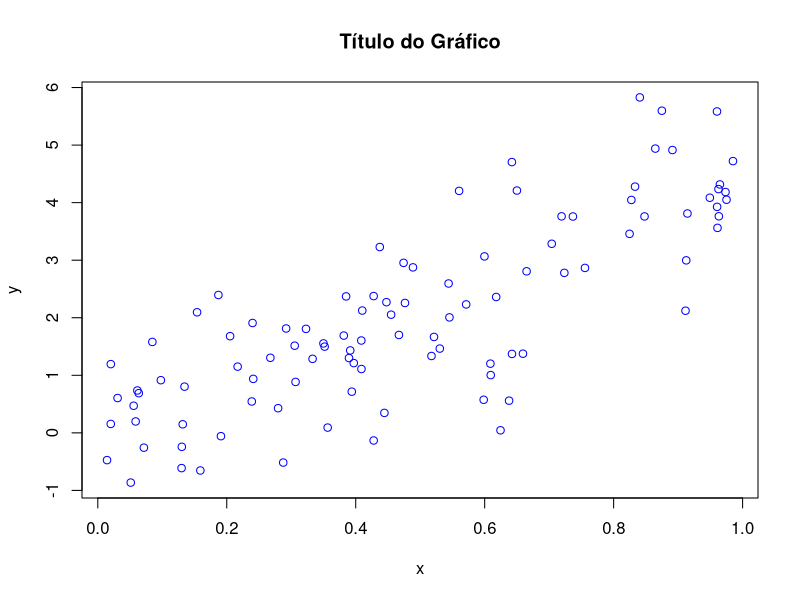
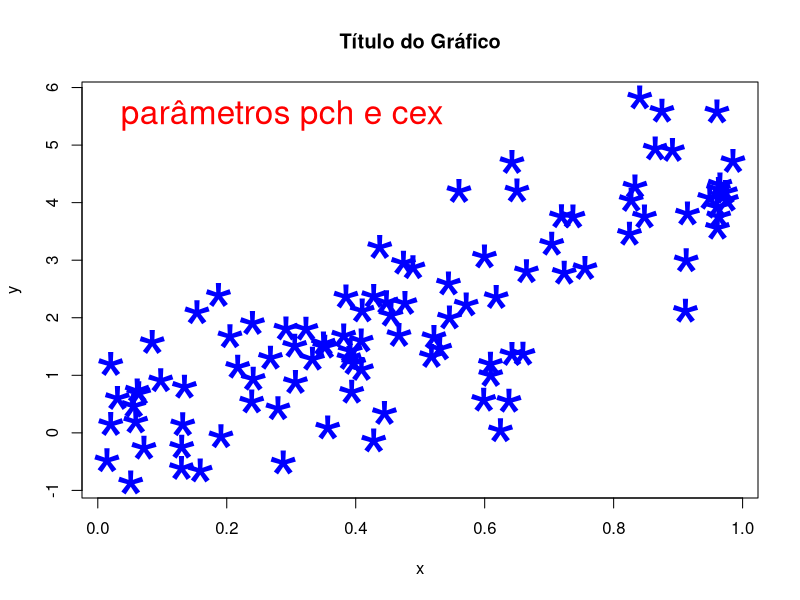
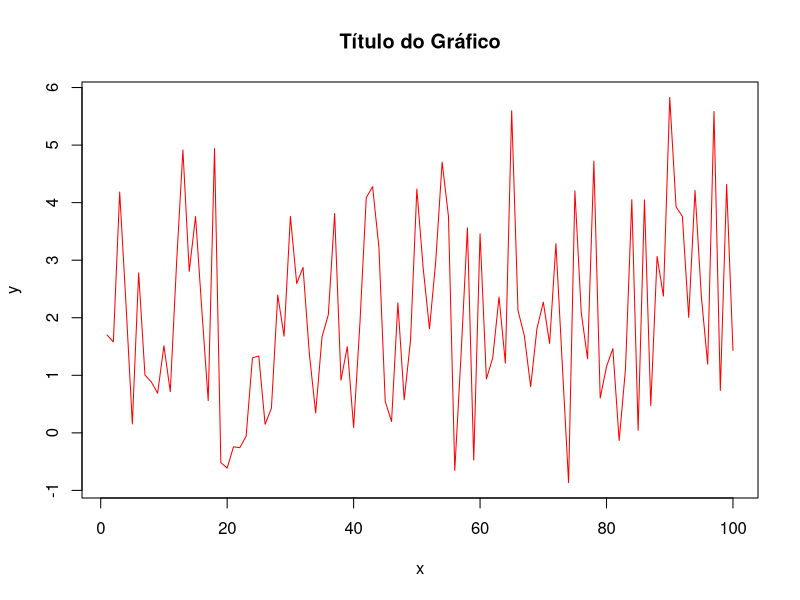
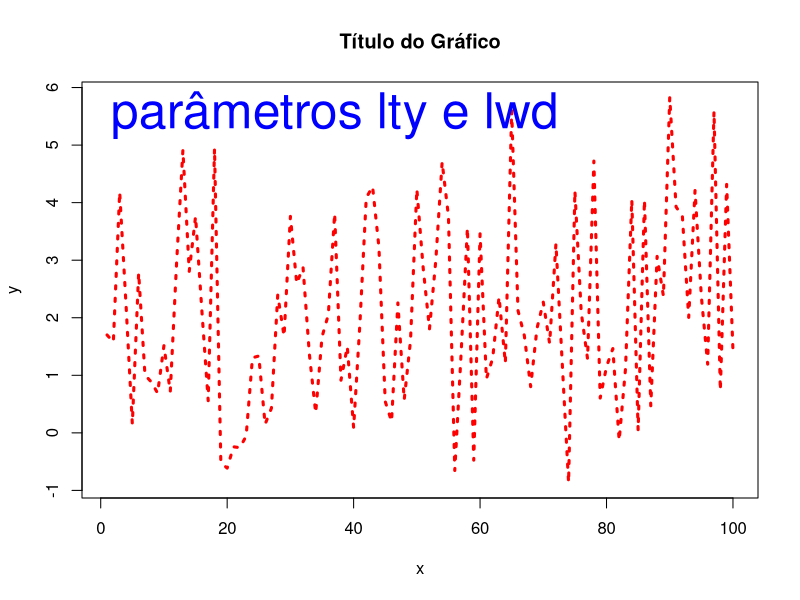
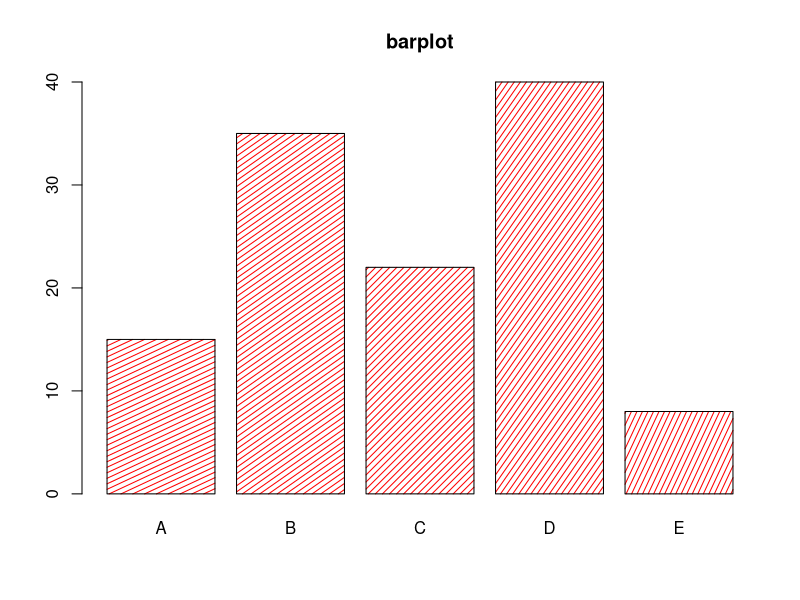
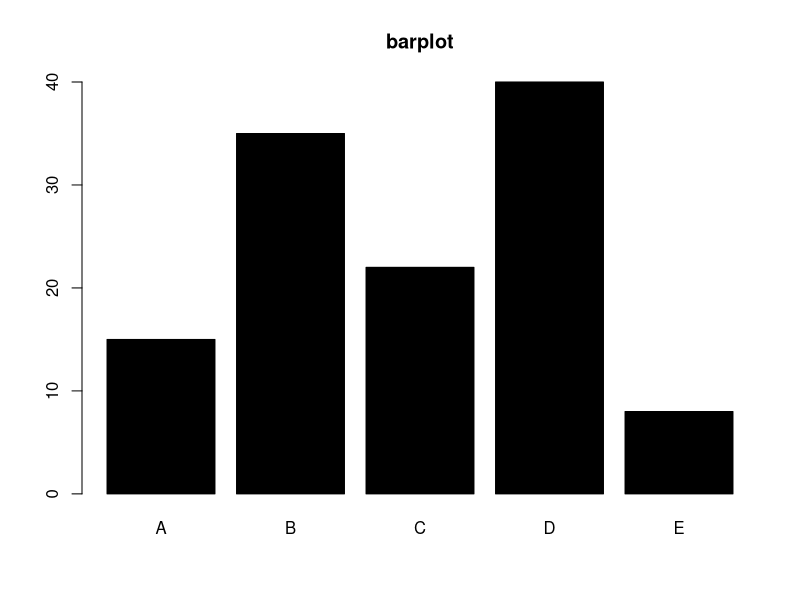
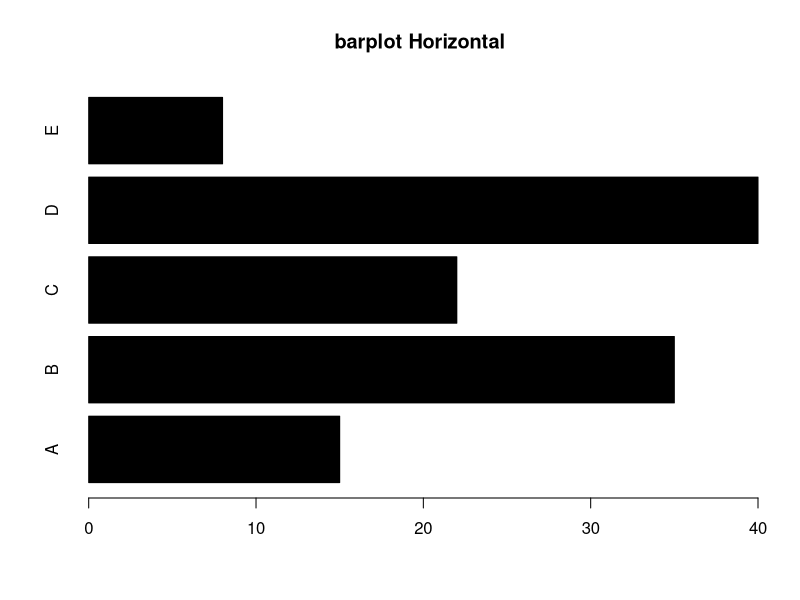
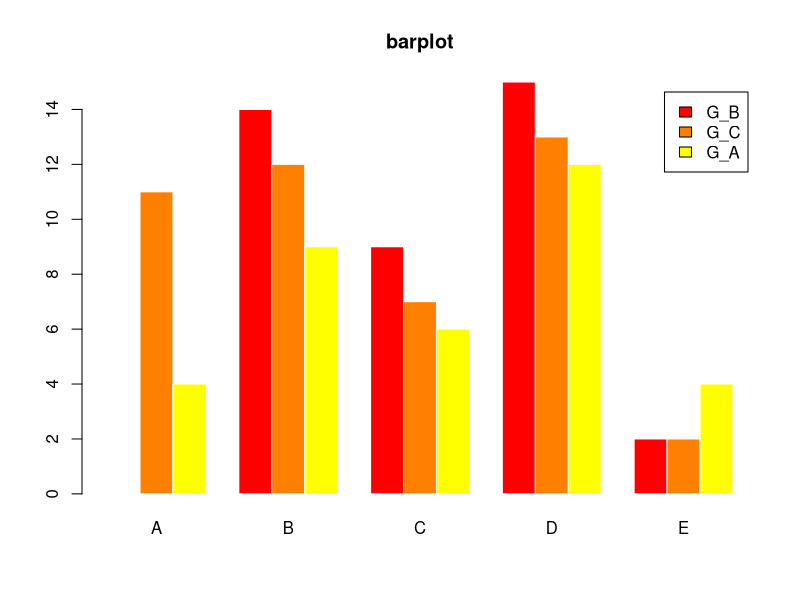

Here is the R script that generated these plots, in order:
## ---- chunk 1
 set.seed(333)
 x = runif(100)
 y = 4*x+rnorm(100)
 grp = factor(rep(1:5,20))
 grpl = factor(rep(LETTERS[1:5],c(15,35,22,40,8)))
 gg=factor(rep(c("G_A","G_B","G_C"),c(40,45,35)))
gg=sample(gg)
## ---- chunk 2
plot(x,y,type="p",main="Título do Gráfico",
xlab="x",ylab="y",col="blue")
## ---- chunk 3
plot(x,y,type="p",main="Título do Gráfico",
xlab="x",ylab="y",col="blue", pch="*",cex=5)
text(0.02,5.5,"parâmetros pch e cex",pos=4,col="red",cex=2)
## ---- chunk 4
plot(y,type="l",main="Título do Gráfico",
xlab="x",ylab="y",col="red")
## ---- chunk 5
plot(y,type="l",main="Título do Gráfico",
xlab="x",ylab="y",col="red",lty=3, lwd=3)
text(0.02,5.5,"parâmetros lty e lwd",pos=4,
     col="blue",cex=3)
## ---- chunk 6
 barplot(table(grpl),angle = 15+10*1:5, density = 20,
         main="barplot",col="red")
## ---- chunk 7
 barplot(table(grpl),col="black",  main="barplot")
## ---- chunk 8
 barplot(table(grpl),col="black",horiz=TRUE, 
         main="barplot Horizontal")
## ---- chunk 9
 barplot(table(gg,grpl),beside=TRUE,col=heat.colors(3),
border="white",legend=unique(gg),  main="barplot")
## ---- chunk 10
hist(y,density=10,main="hist", col="blue")
## ---- chunk 11
 boxplot(split(y,grp),names=paste("Grp ",1:5,sep=""),
         main="boxplot")
## ---- chunk 12
 plot(x,y,type="p",main="points")
 points(c(0.2,0.4,0.6),c(1,3,5),pch=9,cex=4, col="red")
## ---- chunk 13
 plot(x,y,main="abline")
 abline(lsfit(x,y))
 abline(a=0,b=4.5,col="red")
## ---- chunk 14
plot(y,type="l",main="lines")
 lines(c(y[-1]+1,0), col="red")
## ---- chunk 15
plot(x,y,type="n",main="text")
text(x,y,cex=2)
text(0.02,5.5,"detalhes: ?text", pos=4, cex=3,col="red")
## ---- chunk 16
plot(x,y,xlab=NA, ylab=NA)
title("Título", cex.main = 2,   font.main= 4, 
      col.main= "blue",xlab = "Eixo x",ylab = "Eixo y",
      cex.lab = 0.75, font.lab = 3, col.lab = "red")
